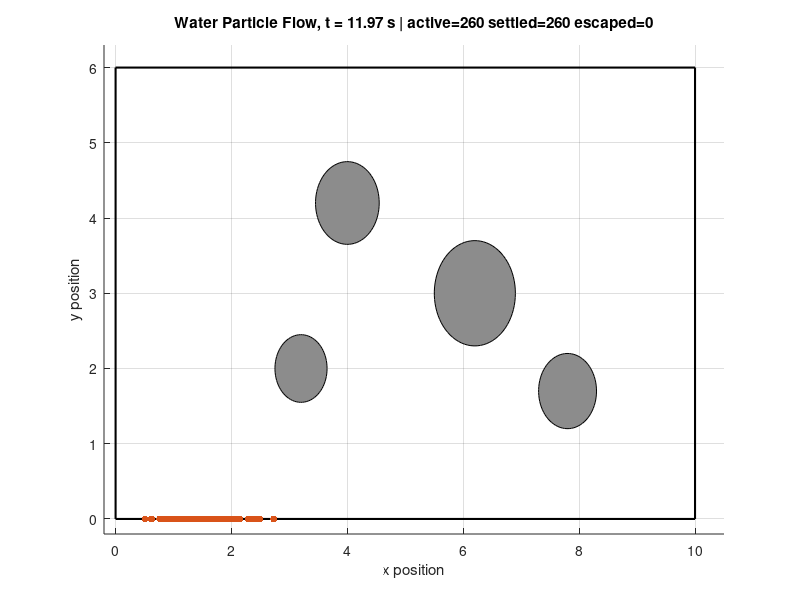

MATLAB code for this plot:
% water_particle_flow_simulation.m
% -------------------------------------------------------------------------
% Simulation 3: 2D Water Particle Flow Around Obstacles
%
% Run in MATLAB:
%     water_particle_flow_simulation
%
% This simulation models water as many simplified particles moving through a
% 2D box. Gravity pulls particles down, random spreading mimics turbulence,
% walls and circular obstacles deflect particles, and bottom collection tracks
% pooling/retention.
%
% This is not full SPH fluid dynamics. It is a lightweight particle-based
% teaching model of flow, splash, obstacle deflection, and retention.
% -------------------------------------------------------------------------

clear; clc; close all;

fprintf("2D Water Particle Flow Around Obstacles Simulation\n");
fprintf("Model: simplified particles with gravity, damping, walls, and obstacles\n\n");

rng(31);

% Domain
W = 10.0;
H = 6.0;

% Particle settings
num_particles = 260;
x = 1.0 + 0.35*randn(num_particles,1);
y = H - 0.4 + 0.20*randn(num_particles,1);
vx = 0.65 + 0.20*randn(num_particles,1);
vy = -0.10 + 0.10*randn(num_particles,1);

active = true(num_particles,1);
settled = false(num_particles,1);

% Physics
g = -9.81;
dt = 0.015;
duration = 12.0;
steps = floor(duration/dt);
drag = 0.985;
wall_bounce = 0.45;
floor_bounce = 0.22;
turbulence = 0.08;

% Obstacles: [cx, cy, radius]
obstacles = [
    4.0, 4.2, 0.55;
    6.2, 3.0, 0.70;
    3.2, 2.0, 0.45;
    7.8, 1.7, 0.50
];

% Diagnostics
fprintf("%8s | %8s | %10s | %10s | %10s | %10s\n", ...
    "time(s)", "active", "avg_y", "avg_speed", "settled", "escaped");
fprintf("%s\n", repmat("-",1,72));

figure("Name","2D Water Particle Flow Around Obstacles");

for k = 1:steps+1
    t = (k-1)*dt;

    % Refill source gradually for inactive escaped particles early in run.
    if t < 7
        refill_count = min(4, sum(~active));
        if refill_count > 0
            idx = find(~active, refill_count);
            x(idx) = 1.0 + 0.25*randn(refill_count,1);
            y(idx) = H - 0.25 + 0.10*randn(refill_count,1);
            vx(idx) = 0.85 + 0.20*randn(refill_count,1);
            vy(idx) = -0.15 + 0.10*randn(refill_count,1);
            active(idx) = true;
            settled(idx) = false;
        end
    end

    idx = find(active);
    n_active = numel(idx);

    % Gravity, turbulence, and drag.
    vy(idx) = vy(idx) + g*dt;
    vx(idx) = vx(idx) + turbulence*randn(n_active,1)*sqrt(dt);
    vy(idx) = vy(idx) + turbulence*randn(n_active,1)*sqrt(dt);
    vx(idx) = vx(idx)*drag;
    vy(idx) = vy(idx)*drag;

    % Update positions.
    x(idx) = x(idx) + vx(idx)*dt;
    y(idx) = y(idx) + vy(idx)*dt;

    % Wall collisions.
    left = active & x < 0;
    x(left) = 0;
    vx(left) = abs(vx(left))*wall_bounce;

    right = active & x > W;
    % Particles escaping on the right are counted inactive.
    active(right) = false;

    top = active & y > H;
    y(top) = H;
    vy(top) = -abs(vy(top))*wall_bounce;

    bottom = active & y < 0;
    y(bottom) = 0;
    vy(bottom) = abs(vy(bottom))*floor_bounce;
    vx(bottom) = vx(bottom)*0.75;

    % Settling: slow particles near floor become pooled.
    slow_near_floor = active & y < 0.08 & hypot(vx,vy) < 0.28;
    settled(slow_near_floor) = true;
    vx(slow_near_floor) = 0;
    vy(slow_near_floor) = 0;

    % Obstacle collisions.
    for j = 1:size(obstacles,1)
        cx = obstacles(j,1);
        cy = obstacles(j,2);
        r = obstacles(j,3);

        dx = x - cx;
        dy = y - cy;
        dist = hypot(dx,dy);
        hit = active & dist < r & dist > 0;

        if any(hit)
            nx = dx(hit)./dist(hit);
            ny = dy(hit)./dist(hit);

            % Move particles to obstacle surface.
            x(hit) = cx + nx*r;
            y(hit) = cy + ny*r;

            % Reflect velocity across obstacle normal.
            vn = vx(hit).*nx + vy(hit).*ny;
            vx(hit) = (vx(hit) - 1.65*vn.*nx)*0.72;
            vy(hit) = (vy(hit) - 1.65*vn.*ny)*0.72;
        end
    end

    % Diagnostics.
    active_idx = find(active);
    if isempty(active_idx)
        avg_y = 0;
        avg_speed = 0;
    else
        avg_y = mean(y(active_idx));
        avg_speed = mean(hypot(vx(active_idx),vy(active_idx)));
    end

    escaped = sum(~active);
    settled_count = sum(settled);

    if mod(k-1, round(0.5/dt)) == 0 || k == steps+1
        fprintf("%8.2f | %8d | %10.3f | %10.3f | %10d | %10d\n", ...
            t, sum(active), avg_y, avg_speed, settled_count, escaped);
    end

    % Plot.
    if mod(k-1, round(0.05/dt)) == 0 || k == 1
        clf;
        hold on;

        % Draw obstacles.
        th = linspace(0,2*pi,80);
        for j = 1:size(obstacles,1)
            cx = obstacles(j,1);
            cy = obstacles(j,2);
            r = obstacles(j,3);
            fill(cx + r*cos(th), cy + r*sin(th), [0.55 0.55 0.55], "EdgeColor", "k");
        end

        scatter(x(active), y(active), 20, "filled");
        if any(settled)
            scatter(x(settled), y(settled), 25, "filled");
        end

        rectangle("Position",[0,0,W,H], "EdgeColor","k", "LineWidth",1.5);
        xlim([-0.2 W+0.5]);
        ylim([-0.2 H+0.3]);
        xlabel("x position");
        ylabel("y position");
        title(sprintf("Water Particle Flow, t = %.2f s | active=%d settled=%d escaped=%d", ...
            t, sum(active), settled_count, escaped));
        grid on;
        drawnow;
    end
end

fprintf("\nFinal summary:\n");
fprintf("  particles active in box: %d\n", sum(active));
fprintf("  particles settled/pooling: %d\n", sum(settled));
fprintf("  particles escaped right outlet: %d\n", sum(~active));
fprintf("  final average speed of active particles: %.3f\n", avg_speed);
